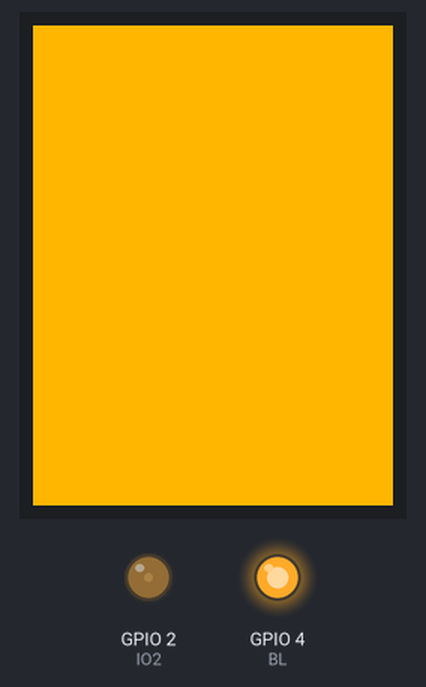
Bench run of a program on a simulated ESP32. On the bench: 240×320 colour display, output pins drawn as LEDs (lit = HIGH). What the program prints to the serial monitor is not drawn.

Above: at 0.25 s.
At 0.35 s:
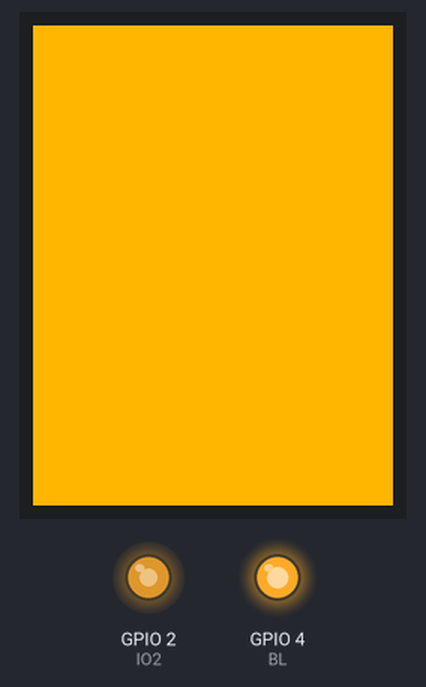
At 0.5 s:
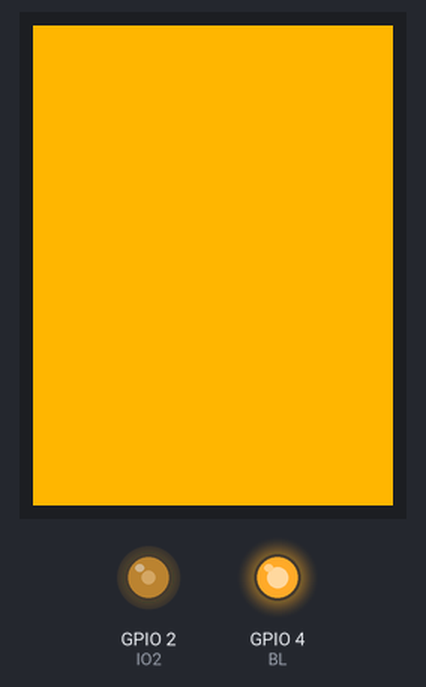
Timing chart, 0 to 3.2 s (numbered marks = the images above):
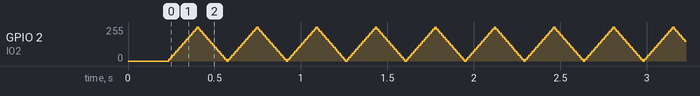

The program:

main.cpp
```cpp
#include <Arduino.h>
#include "TFT_eSPI.h"

TFT_eSPI tft = TFT_eSPI();  // Invoke custom library

TFT_eSprite spritte = TFT_eSprite(&tft); // Sprite object "spritte" created


#define BL 4
#define IO2 2


int brightness,fadeAmount = 15; // Screen size

void setup() {
Serial.begin(115200);

Serial.println("SETUP");
tft.init();
tft.setSwapBytes(true);
pinMode(BL, OUTPUT);
pinMode(IO2, OUTPUT);

digitalWrite(BL, HIGH);

Serial.println("ESP BEGIN");

tft.fillScreen(TFT_ORANGE);
}

void loop() {
  analogWrite(IO2, brightness);
  brightness = brightness + fadeAmount; // Change the brightness
  if (brightness <= 0 || brightness >= 255) {
    fadeAmount = -fadeAmount; // Reverse the fade direction
  }
  Serial.println("Hello World");
  delay(10);

  // put your main code here, to run repeatedly:
}
```
